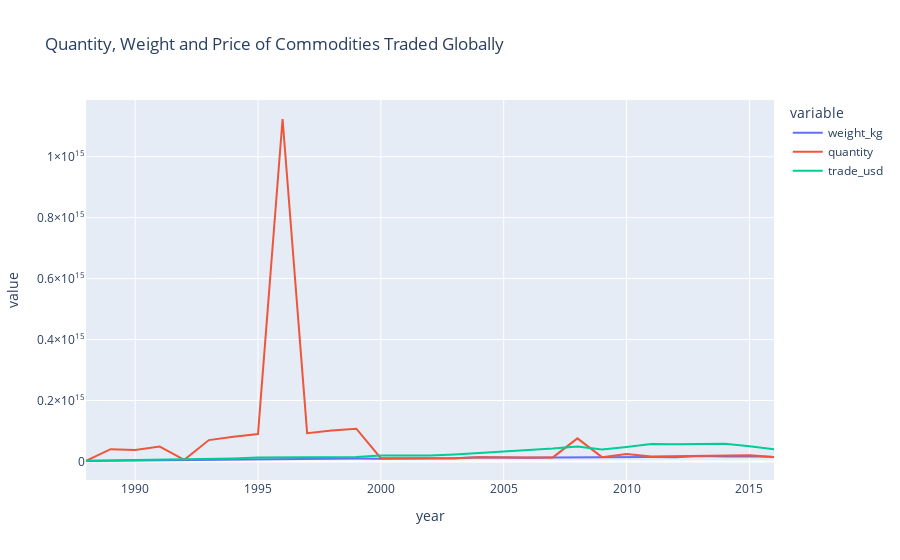

Notebook cell for this chart:
### Markdown cell above
### Possible outlier between years 1995-1997, sudden jump in quantity traded.

### Code cell
df_wq=df.groupby(['year'],as_index=True)[['weight_kg','quantity','trade_usd']].agg('sum')
fig = px.line(df_wq, x=df_wq.index, y=df_wq.columns, title='Quantity, Weight and Price of Commodities Traded Globally')
fig.show()
